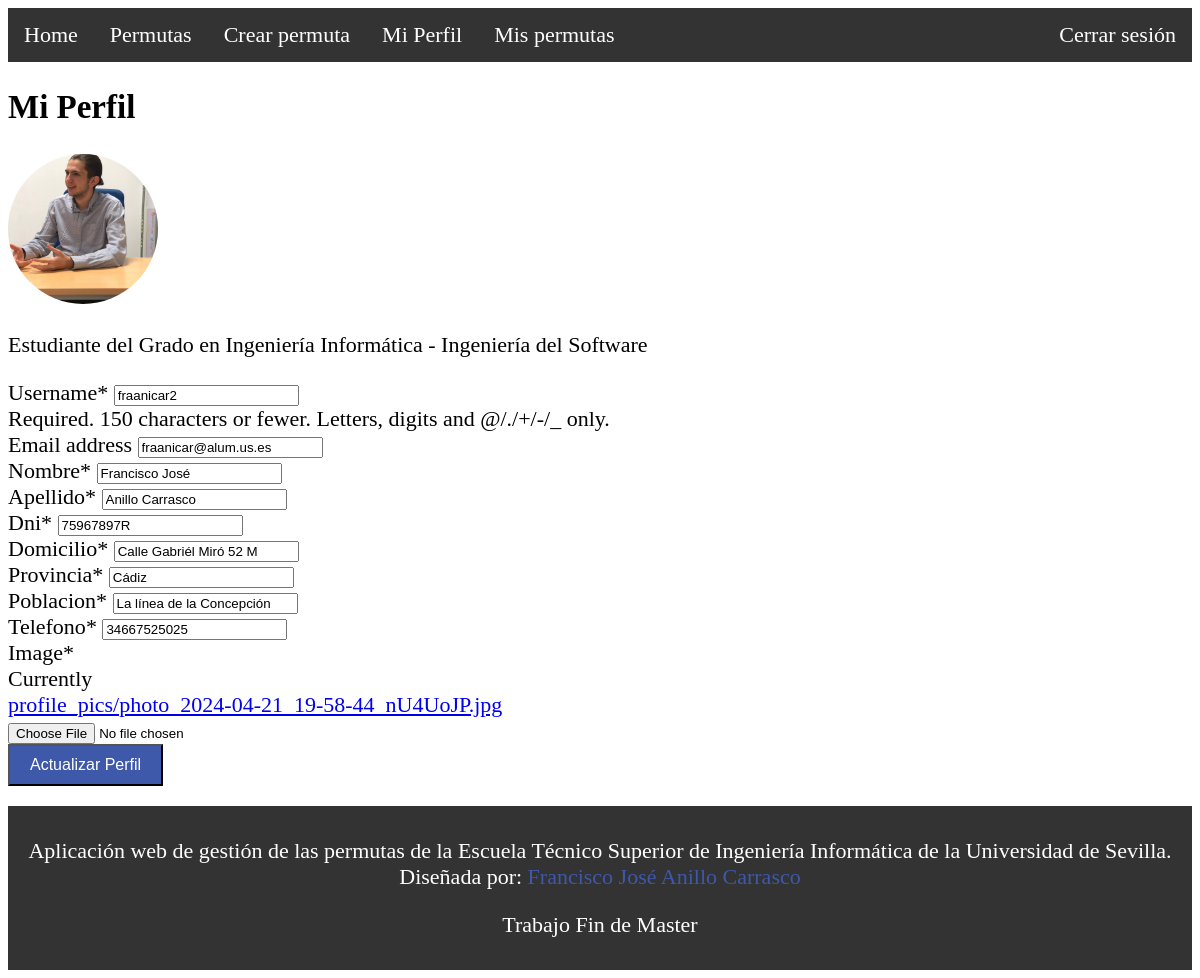
Before: /accounts/profile/ (signed in) with the older database file.
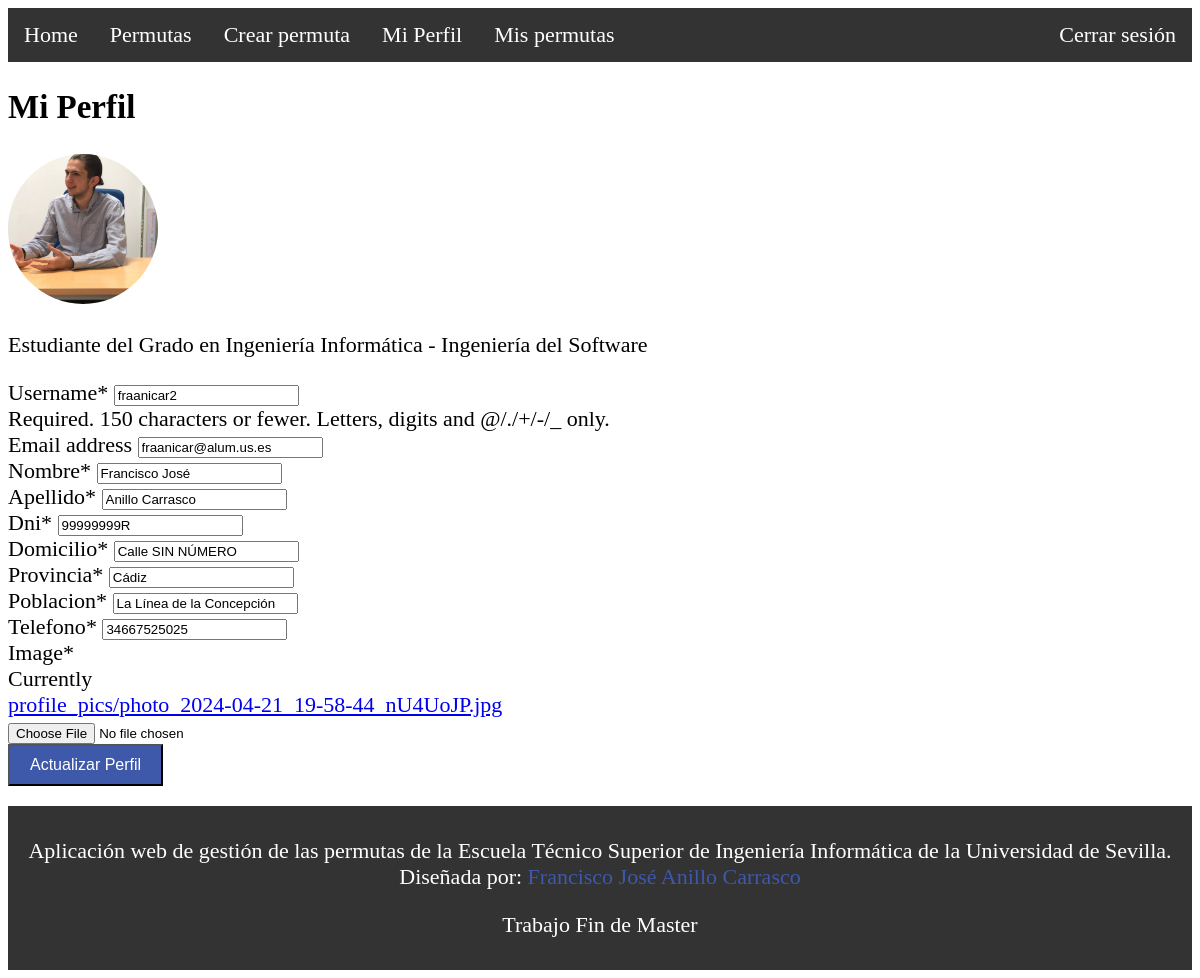
After: the same page with the newer database file.
### Permutas/models.py (models this page shows, shortened)
class Estudiante(models.Model):
    user = models.OneToOneField(User, on_delete=models.CASCADE)
    nombre = models.CharField(max_length=255)
    apellido = models.CharField(max_length=255)
    email = models.EmailField(max_length=255, unique=True)
    image = models.ImageField(default='default.jpg', upload_to='profile_pics')
    dni = models.CharField(max_length=9, unique=True)
    grado = models.ForeignKey(Grado, on_delete=models.CASCADE)
    domicilio = models.CharField(max_length=255)
    provincia = models.CharField(max_length=50)
    poblacion = models.CharField(max_length=50)
    codigo_postal = models.CharField(max_length=5)
    telefono = models.CharField(max_length=15, validators=[RegexValidator(regex=r'^\+?1?\d{9,15}$', message="El número de teléfono debe ingresarse en el formato: '+999999999'. Hasta 15 dígitos permitidos.")])  # Nuevo campo de teléfono

### Permutas/views.py (the view)
# urls.py: path('accounts/profile/', profile, name='profile'),
@login_required
def profile(request):
    try:
        estudiante = request.user.estudiante
    except Estudiante.DoesNotExist:
        estudiante = None
    if request.method == 'POST':
        u_form = UserUpdateForm(request.POST, instance=request.user)
        e_form = EstudianteUpdateForm(request.POST, request.FILES, instance=estudiante)
        if u_form.is_valid() and e_form.is_valid():
            u_form.save()
            e_form.save()
            messages.success(request, f'Tu cuenta ha sido actualizada!')
            return redirect('profile')
    else:
        u_form = UserUpdateForm(instance=request.user)
        e_form = EstudianteUpdateForm(instance=estudiante)
    context = {
        'u_form': u_form,
        'e_form': e_form,
    }
    return render(request, 'profile.html', context)

### Permutas/forms.py
class UserUpdateForm(forms.ModelForm):
    class Meta:
        model = User
        fields = ['username', 'email']

class EstudianteUpdateForm(forms.ModelForm):
    class Meta:
        model = Estudiante
        fields = ['nombre', 'apellido', 'dni', 'domicilio', 'provincia','poblacion', 'telefono', 'image']
    def __init__(self, *args, **kwargs):
        super(EstudianteUpdateForm, self).__init__(*args, **kwargs)
        self.fields['dni'].widget.attrs['readonly'] = True

### Permutas/models.py (called while the page is built)
  def __str__(self):
    return  f'{self.nombre}'

### Permutas/templates/profile.html (shortened to what this page needs)
{% extends 'layout.html' %}
{% load crispy_forms_tags %}
{% block content %}
<div class="profile-container">
    <h2>Mi Perfil</h2>
    <div class="profile-image">
        {% if user.estudiante and user.estudiante.image %}
            <img src="{{ user.estudiante.image.url }}" alt="Profile Image" class="img-thumbnail">
        {% else %}
            <img src="{{ MEDIA_URL }}default.jpg" alt="Default Profile Image" class="img-thumbnail">
        {% endif %}
        {% if user.estudiante %}
            <p>Estudiante del {{ user.estudiante.grado }}</p>
        {% else %}
            <p>No tienes un perfil de estudiante.</p>
        {% endif %}
    </div>
    <form method="POST" enctype="multipart/form-data">
        <div class="form-group">
            {{ u_form|crispy }}
            {{ e_form|crispy }}
        </div>
        <button class="button-container" type="submit" class="btn btn-primary">Actualizar Perfil</button>
    </form>
</div>
{% endblock content %}

Changed rows visible on the page:
changed Estudiante "Francisco José": dni "75967897R" → "99999999R"; domicilio "Calle Gabriél Miró 52 M" → "Calle SIN NÚMERO"; poblacion "La línea de la Concepción" → "La Línea de la Concepción"
